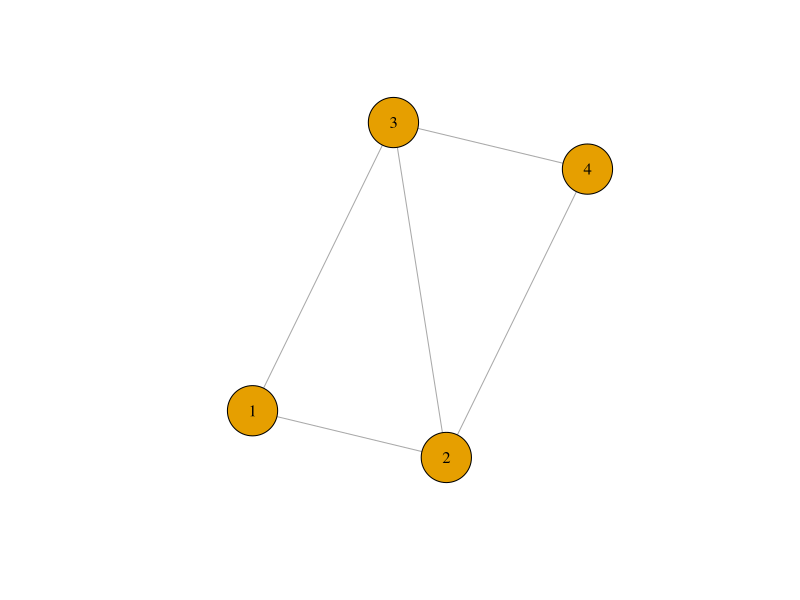
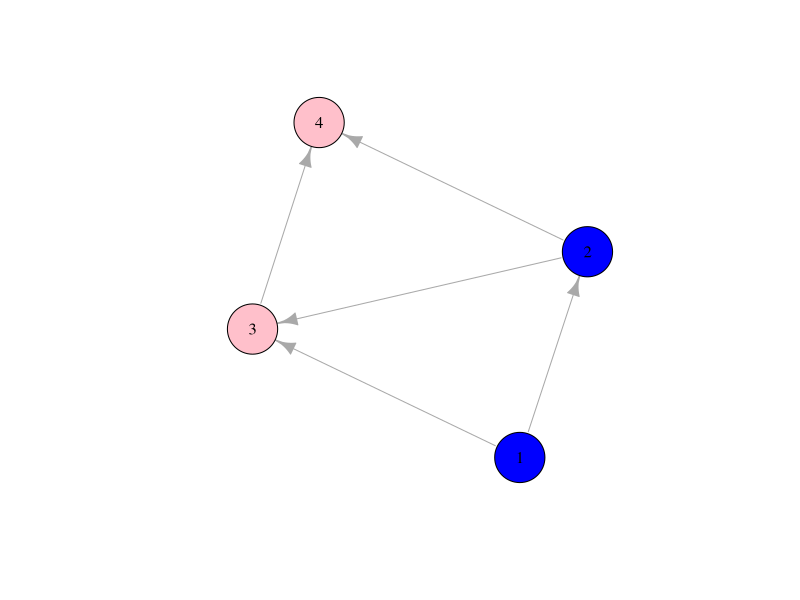

Source code (R) for these figures, in order:
## ---- chunk 1
library(igraph)

gss <- read.csv("Data/gss_local_nets.csv", stringsAsFactors = TRUE) 
gss_some_given <- subset(gss, numgiven > 1)
## ---- chunk 2
head(gss)
## ---- chunk 3
respondent <- gss[3,]
## ---- chunk 4
respondent_edge_list <- as.data.frame(t(combn(1:5, 2)), stringsAsFactors = F)
## ---- chunk 5
colnames(respondent_edge_list) <- c("PersonA", "PersonB")
## ---- chunk 6
respondent_edge_list$weight <- as.numeric(respondent[,which(colnames(respondent) == "close12"):which(colnames(respondent) == "close45")])
## ---- chunk 7
respondent_edge_list <- subset(respondent_edge_list, weight == 1 | weight == 2)
## ---- chunk 8
head(respondent_edge_list)
## ---- chunk 9
ego_net <- graph.edgelist(as.matrix(respondent_edge_list[,1:2]), directed = F)
V(ego_net)$name <- 1:vcount(ego_net)

plot(ego_net, vertex.size = 30, vertex.label.color = "black", vertex.label.cex = 1)
## ---- chunk 10
attributes <- data.frame(name = 1:5, sex = NA, race = NA, age = NA, stringsAsFactors = F)

attributes$race =  as.numeric(respondent[,which(colnames(respondent) == "race1"):which(colnames(respondent) == "race5")])

attributes$sex =  as.numeric(respondent[,which(colnames(respondent) == "sex1"):which(colnames(respondent) == "sex5")])

attributes$age =  as.numeric(respondent[,which(colnames(respondent) == "age1"):which(colnames(respondent) == "age5")])

attributes <- na.omit(attributes)
## ---- chunk 11
ego_net <- graph_from_data_frame(respondent_edge_list, vertices = attributes)
## ---- chunk 12
V(ego_net)$color <- ifelse(V(ego_net)$sex == 1, "blue", "pink")

plot(ego_net, vertex.size = 30, vertex.label.color = "black", vertex.label.cex = 1)
## ---- chunk 13
vcount(ego_net)
ecount(ego_net)
## ---- chunk 14
ecount(ego_net)/((vcount(ego_net) * (vcount(ego_net) - 1))/2)
## ---- chunk 15
graph.density(ego_net)
## ---- chunk 16
sd(V(ego_net)$age, na.rm = T)
## ---- chunk 17
IQV <- function(tbl, k) {
  perc <- tbl * 100
  sumsquared <- sum(perc^2)
  sumsquared <- 10000-sumsquared
  heterogeneity <- (k * sumsquared)/((k-1)*(10000))
  if (is.nan(heterogeneity) == TRUE) heterogeneity = NA
  return(heterogeneity)
}
## ---- chunk 18
prop.sex <- prop.table(table(V(ego_net)$sex))
IQV(prop.sex, 2)
prop.race <- prop.table(table(V(ego_net)$race))
IQV(prop.race, length(unique(gss$race)))
## ---- chunk 19
construct_ego_net <- function(respondent){
  
  require(igraph)
  
  # This constructs the edgelist
  respondent_edge_list <- as.data.frame(t(combn(1:5, 2)), stringsAsFactors = F)
  colnames(respondent_edge_list) <- c("PersonA", "PersonB")
  
  # This puts in the values from the response into the edge list
  respondent_edge_list$weight <- as.numeric(respondent[,which(colnames(respondent) == "close12"):which(colnames(respondent) == "close45")])
  
  # We drop unobserved edges
  respondent_edge_list <- subset(respondent_edge_list, weight == 1 | weight == 2)

  # Create an attribute dataframe
  attributes <- data.frame(name = 1:5, sex = NA, race = NA, age = NA, stringsAsFactors = F)
  attributes$race =  as.numeric(respondent[,which(colnames(respondent) == "race1"):which(colnames(respondent) == "race5")])
  attributes$sex =  as.numeric(respondent[,which(colnames(respondent) == "sex1"):which(colnames(respondent) == "sex5")])
  attributes$age =  as.numeric(respondent[,which(colnames(respondent) == "age1"):which(colnames(respondent) == "age5")])
  
  ind <- apply(attributes[,2:4], 1, function(x) all(is.na(x)))
  attributes <- attributes[ !ind, ]
  
  # Graph from data frame
 ego_net <- graph_from_data_frame(respondent_edge_list, vertices = attributes)
  
  return(ego_net)
}
## ---- chunk 20
all_gss_nets <- vector("list", nrow(gss_some_given))
## ---- chunk 21
for(i in 1:nrow(gss_some_given)){
  all_gss_nets[[i]] = construct_ego_net(gss_some_given[i,])
}
## ---- chunk 22
network_densities = lapply(all_gss_nets, FUN = function(x) graph.density(x))
# Lapply returns a list, so we use unlist to turn the list into a vector
network_densities = unlist(network_densities)
# And we take the mean!
average_density = mean(network_densities, na.rm = T)
